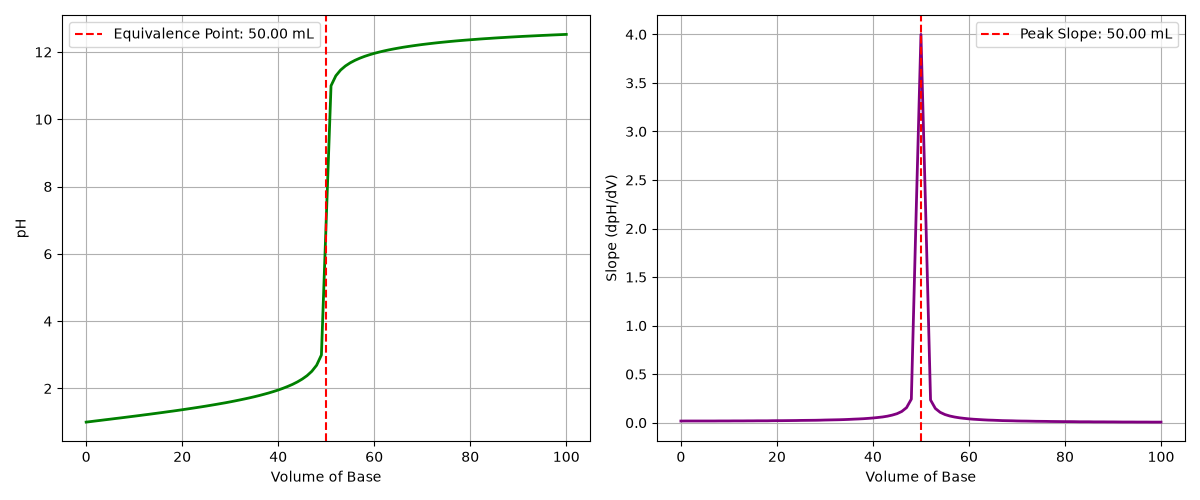

Write Python code to recreate this figure.
import numpy as np
import matplotlib.pyplot as plt

data = np.loadtxt('titration.csv', delimiter=',', skiprows=1)
V, pH = data[:, 0], data[:, 1]

slope = np.gradient(pH, V)
eq_index = np.argmax(slope)
eq_volume = V[eq_index]

print("Equivalence point volume:", eq_volume)

fig, (ax1, ax2) = plt.subplots(1, 2, figsize=(12, 5))

ax1.plot(V, pH, color='green', linewidth=2)
ax1.axvline(x=eq_volume, color='red', linestyle='--', label=f'Equivalence Point: {eq_volume:.2f} mL')
ax1.set_xlabel('Volume of Base')
ax1.set_ylabel('pH')
ax1.legend()
ax1.grid(True)

ax2.plot(V, slope, color='purple', linewidth=2)
ax2.axvline(x=eq_volume, color='red', linestyle='--', label=f'Peak Slope: {eq_volume:.2f} mL')
ax2.set_xlabel('Volume of Base')
ax2.set_ylabel('Slope (dpH/dV)')
ax2.legend()
ax2.grid(True)

plt.tight_layout()
plt.savefig('titration.png')
